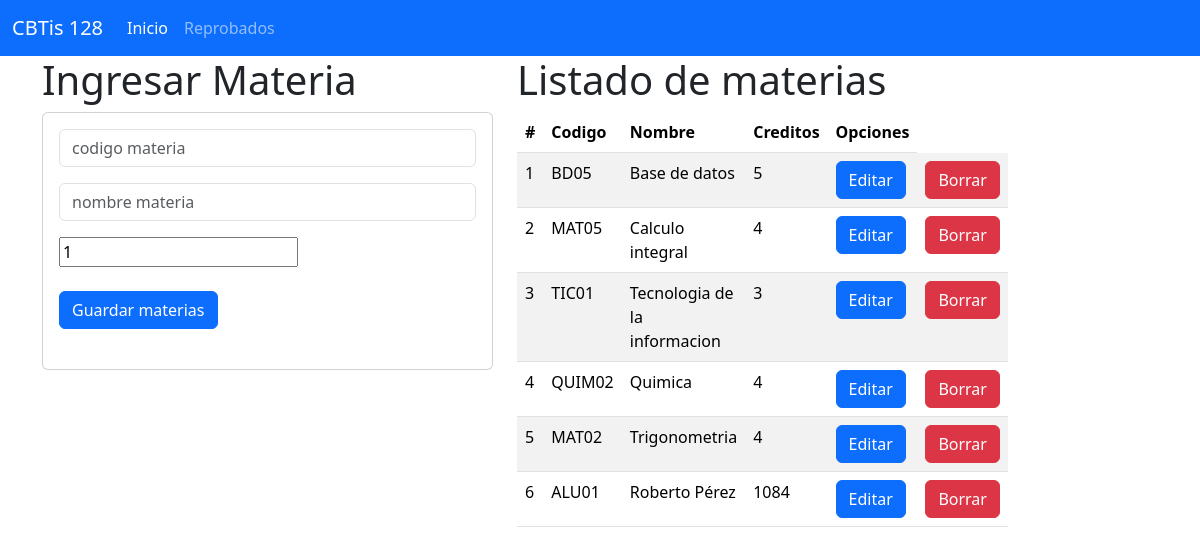
The page / on the database its author committed.
### materias_app/models.py (models this page shows, shortened)
class materia(models.Model):
    codigo=models.CharField(primary_key=True, max_length=6)
    nombre=models.CharField(max_length=100)
    creditos=models.PositiveSmallIntegerField()

### materias_app/views.py (the view)
# urls.py: path('', views.index_view, name='index_view'),
def index_view(request):
    materias=materia.objects.all()
    return render(request,'manageMat.html',{"mymaterias":materias})

### materias_app/templates/manageMat.html
{% extends "base.html" %}
{% block body %}
    <div class="row">
        <div class="col-sm-12 col-md-5 col-lg-5 col-xl-5">
            <h1>Ingresar Materia</h1>
            <div class="card">
                <div class="card-body">
                    <form action="regMat/" method="post">{% csrf_token %}
                        <div class="form-group">
                            <input type="text" id="txtcodigo" name="txtcodigo" class="form-control" placeholder="codigo materia" minlenght="1" maxlenght="6" required>
                        </div>
                        <div class="form-group py-3">
                            <input type="text" id="txtnombre" name="txtnombre" class="form-control" placeholder="nombre materia" minlenght="1" maxlenght="100" required>
                        </div>
                        <div class="form-group">
                            <input type="text" id="numcreditos" name="numcreditos" clas="form-control"placeholder="creditos materia" minlenght="1" maxlenght="9" value="1" required>
                        </div>
                        <div class="form-group py-4">
                            <button type="submit" class="btn btn-primary">Guardar materias</button>
                        </div>
                    </form>
                </div>
            </div>
        </div>
        <div class="col-sm-12 col-md-5 col-lg-5 col-xl-5">
            <h1>Listado de materias</h1>
            <table class="table table-striped">
                <thead>
                    <tr>
                        <th scope="col">#</th>
                        <th scope="col">Codigo</th>
                        <th scope="col">Nombre</th>
                        <th scope="col">Creditos</th>
                        <th>Opciones</th>
                    </tr>
                </thead>
                <tbody>
                    {% for m in mymaterias %}
                        <tr>
                            <td>{{forloop.counter}}</td>
                            <td>{{m.codigo}}</td>
                            <td>{{m.nombre}}</td>
                            <td>{{m.creditos}}</td>
                            <td><a href="selectMat/{{m.codigo}}" class="btn btn-primary">Editar</a></td>
                            <td><a href="deleteMat/{{m.codigo}}" class="btn btn-danger">Borrar</a></td>
                        </tr>
                    {% endfor %}
                </tbody>
            </table>
        </div>
    </div>
{% endblock %}

### materias_app/templates/base.html (shortened to what this page needs)
<!doctype html>
<html lang="es">
    <head>
        <link href="https://cdn.jsdelivr.net/npm/bootstrap@5.3.3/dist/css/bootstrap.min.css" rel="stylesheet">
    </head>
    <body>
        <nav class="navbar navbar-expand-lg bg-primary" data-bs-theme="dark">
            <div class="container-fluid">
                <a class="navbar-brand" href="#">CBTis 128</a>
                <div class="collapse navbar-collapse" id="navbarNav">
                    <ul class="navbar-nav">
                        <li class="nav-item">
                        <a class="nav-link active" aria-current="page" href="#">Inicio</a>
                        </li>
                        <li class="nav-item">
                            <a class="nav-link" href="#">Reprobados</a>
                        </li>
                    </ul>
                </div>
            </div>
        </nav>
        <div class="container">
            {% block body %}
            {% endblock %}
        </div>
    </body>
</html>

### rows shown on the page
materia: codigo "BD05", nombre "Base de datos", creditos "5"
materia: codigo "MAT05", nombre "Calculo integral", creditos "4"
materia: codigo "TIC01", nombre "Tecnologia de la informacion", creditos "3"
materia: codigo "QUIM02", nombre "Quimica", creditos "4"
materia: codigo "MAT02", nombre "Trigonometria", creditos "4"
materia: codigo "ALU01", nombre "Roberto Pérez", creditos "1084"
